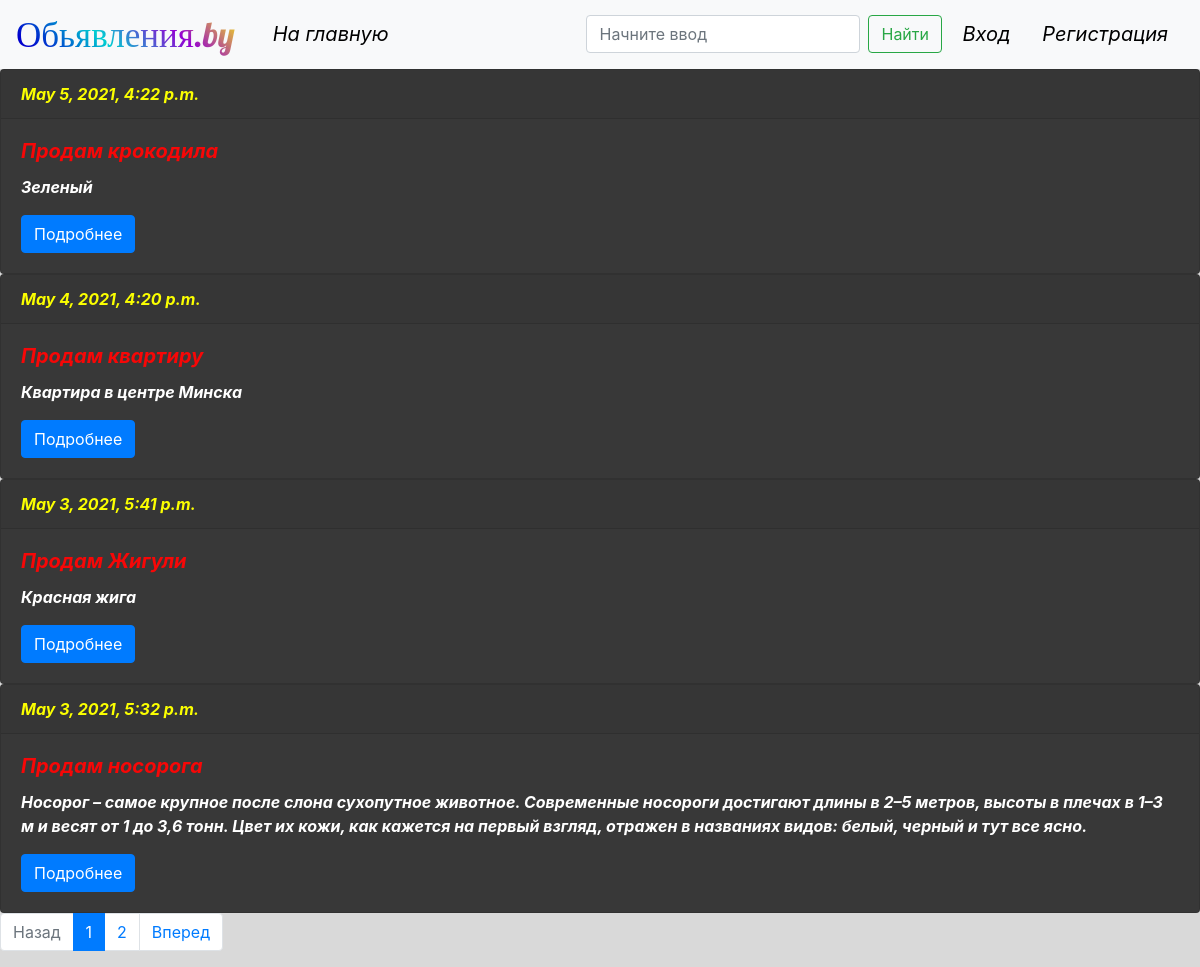
The page / on the database its author committed.
### main/models.py (models this page shows, shortened)
class Advert(models.Model):
    title = models.CharField(verbose_name='заглавие', max_length=50)
    text = models.TextField(verbose_name='Текст обьявления', null=True)
    phone = models.CharField(verbose_name='Телефон', max_length=15, null=True, blank=True)
    email = models.EmailField(verbose_name='правильный Email-адрес', max_length=30, null=True)
    date = models.DateTimeField(auto_now_add=True)
    gallery = models.ForeignKey(Gallery, verbose_name='Галерея', on_delete=models.CASCADE, null=True, blank=True)
    user = models.ForeignKey(User, verbose_name='Пользователь', on_delete=models.CASCADE)
    class Meta:
        verbose_name = 'Обьявление'
        verbose_name_plural = 'Обьявления'
        ordering = ['-date']
    def get_detailUrl(self):
        return reverse('adv_detail', kwargs={'pk': self.pk})

### main/views.py (the view)
# urls.py: path('', AdvertListView.as_view(), name='adv_list'),
class AdvertListView(generic.ListView):
    template_name = 'main/advertlist.html'
    context_object_name = 'adv'
    paginate_by = 4
    def get_queryset(self):
        if self.request.GET.get('val'):
            value = self.request.GET.get('val')
            queryset = Advert.objects.filter(Q(text__contains=value) | Q(title__contains=value))
        else:
            queryset = Advert.objects.all()
        return queryset
    def get_context_data(self, *, object_list=None, **kwargs):
        context = super().get_context_data(**kwargs)
        val = self.request.GET.get('val')
        context['search'] = val
        return context

### templates/main/advertlist.html
{% extends 'base.html' %}
{% block content %}
{% for item in adv %}
<div id="fff" class="card">
    <div id="ff2" class="card-header">{{ item.date }}</div>
    <div class="card-body">
        <h5 id="ff1" class="card-title">{{ item.title }}</h5>
        <p class="final">{{ item.text }}</p>
        <a href="{{ item.get_detailUrl }}" class="btn btn-primary">Подробнее</a>
    </div>
</div>
{% endfor %}
{% include 'paginator.html' %}
{% endblock %}

### templates/base.html (shortened to what this page needs)
<!DOCTYPE html>
{% load static %}
<html lang="en">
<head>
    <link rel="stylesheet" href="https://stackpath.bootstrapcdn.com/bootstrap/4.4.1/css/bootstrap.min.css"
>
    <link rel="stylesheet" href="{% static 'css/base.css' %}">
</head>
<body style="background-color: #d9d9d9;">
<nav class="navbar navbar-expand-lg navbar-light bg-light">
    <a class="logo" href="#">Обьявления.by</a>
    <div class="collapse navbar-collapse" id="navbarSupportedContent">
        <ul class="navbar-nav mr-auto">
            <li class="nav-item active">
                <a id="a" class="nav-link" href="{% url 'adv_list' %}">На главную<span class="sr-only">(current)</span></a>
            </li>
        </ul>
        <form class="form-inline my-2 my-lg-0" action="{% url 'adv_list' %}" method="get">
            <input class="form-control mr-sm-2" name="val" type="search" placeholder="Начните ввод" aria-label="Search">
            <button class="btn btn-outline-success my-2 my-sm-0" type="submit">Найти</button>
        </form>
        {% if user.is_authenticated %}
        <span><b> &nbsp;{{ user.username }}&nbsp; </b></span>
        <a id="d" class="nav-link" href="{% url 'account_logout' %}">Выйти</a>
        {% else %}
        <a id="b" class="nav-link" href="{% url 'account_login' %}">Вход</a>
        <a id="c" class="nav-link" href="{% url 'account_signup' %}">Регистрация</a>
        {% endif %}
    </div>
</nav>
{% block content %}
{% endblock %}
</body>
</html>

### templates/paginator.html
{% block paginator %}
{% if is_paginated %}
<nav aria-label="...">
    <ul class="pagination">
        {% if page_obj.has_previous %}
        <li class="page-item">
            {% if search %}
            <a class="page-link" href="{{ request.path }}?val={{search}}&page={{ page_obj.previous_page_number }}"
               tabindex="-1"
               aria-disabled="true">Назад</a>
            {% else %}
            <a class="page-link" href="{{ request.path }}?page={{ page_obj.previous_page_number }}" tabindex="-1"
               aria-disabled="true">Назад</a>
            {% endif %}
        </li>
        {% else %}
        <li class="page-item disabled">
            <a class="page-link" href="">Назад</a>
        </li>
        {% endif %}
        {% for n in paginator.page_range %}
        {% if page_obj.number == n %}
        <li class="page-item active" aria-current="page">
            <a class="page-link" href="#">{{ n }}<span class="sr-only">(current)</span></a>
        </li>
        {% else %}
        {% if search %}
        <li class="page-item"><a class="page-link" href="{{ request.path }}?val={{search}}&page={{ n }}">{{ n }}</a>
        </li>
        {% else %}
        <li class="page-item"><a class="page-link" href="{{ request.path }}?page={{ n }}">{{ n }}</a></li>
        {% endif %}
        {% endif %}
        {% endfor %}
        {% if page_obj.has_next %}
        <li class="page-item">
            {% if search %}
            <a class="page-link" href="{{ request.path }}?val={{search}}&page={{ page_obj.next_page_number }}">Вперед</a>
            {% else %}
            <a class="page-link" href="{{ request.path }}?page={{ page_obj.next_page_number }}">Вперед</a>
            {% endif %}
        </li>
        {% else %}
        <li class="page-item disabled">
            <a class="page-link" href="">Вперед</a>
        </li>
        {% endif %}
    </ul>
</nav>
{% endif %}
{% endblock %}

### static/css/base.css (style rules this page uses)
.logo { font-family: "Lobster", cursive; background: linear-gradient(45deg, #0000CD 10%,#00CED1,#9400D3,#FFFF00); -webkit-background-clip: text; -webkit-text-fill-color: transparent; color: #0000CD; display: table; font-size: 35px; }
#a { font-style: italic; font-size: 20px; color: #000000; margin-left:30px; }
#b { font-style: italic; font-size: 20px; color: #000000; }
#c { font-style: italic; font-size: 20px; color: #000000; }
#fff { background: #383838; }
#ff1 { color:#f70707; font-style: italic; font-weight: bold; }
#ff2 { color:#fbff00; font-style: italic; font-weight: bold; }
.final { color:#fff; font-style: italic; font-weight: bold; }

### rows shown on the page
Advert: date "May 5, 2021, 4:22 p.m.", title "Продам крокодила", text "Зеленый"
Advert: date "May 4, 2021, 4:20 p.m.", title "Продам квартиру", text "Квартира в центре Минска"
Advert: date "May 3, 2021, 5:41 p.m.", title "Продам Жигули", text "Красная жига"
Advert: date "May 3, 2021, 5:32 p.m.", title "Продам носорога", text "Носорог – самое крупное после слона сухопутное животное. Современные носороги достигают длины в 2–5 метров, высоты в плечах в 1–3 м и весят от 1 до 3,6 тонн. Цвет их кожи, как кажется на первый взгляд, отражен в названиях видов: белый, черный и тут все ясно."

### other values the page prints
{{ n }} "1"
{{ n }} "2"
